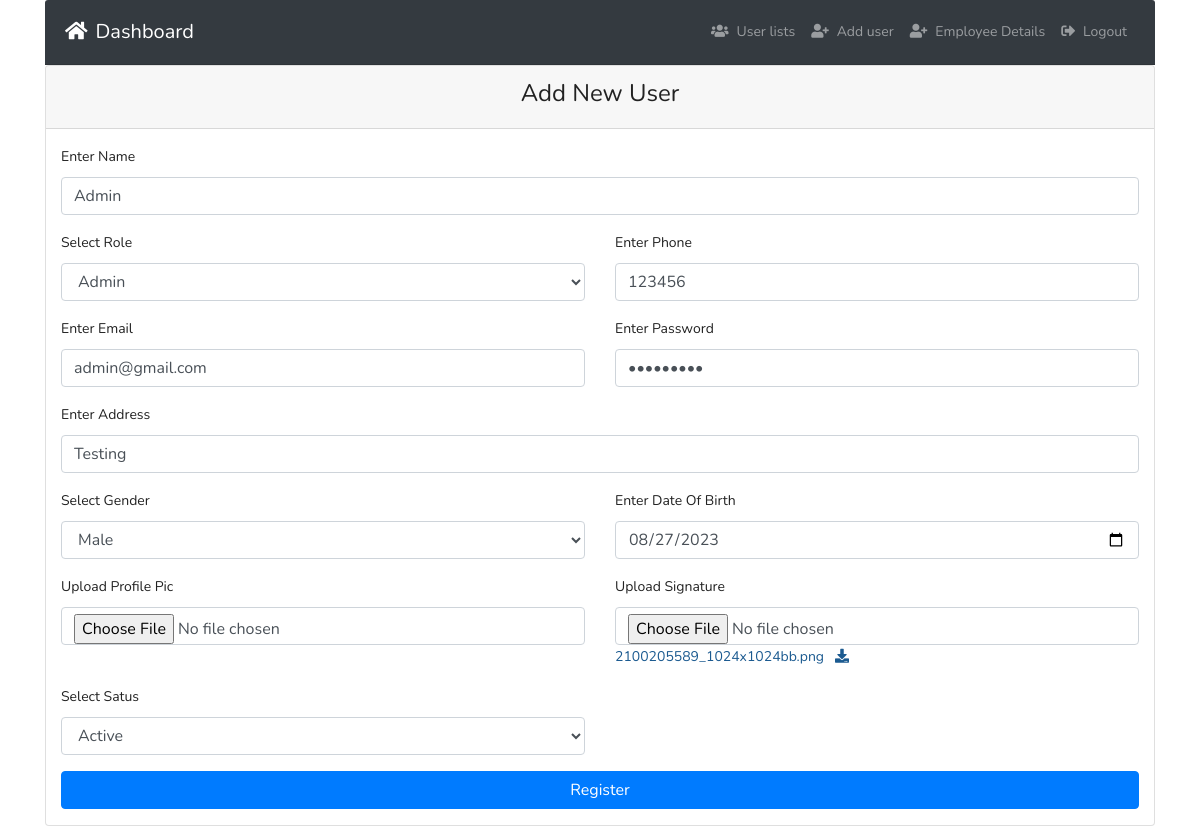
Page /add_user.php?editid=2 on the committed database.
### tables this page shows
CREATE TABLE `user_details` (
  `id` int(11) NOT NULL,
  `name` varchar(255) DEFAULT NULL,
  `role` int(11) DEFAULT 0 COMMENT '1: Super Admin \r\n2: Admin\r\n3: User',
  `mobile` varchar(20) DEFAULT NULL,
  `email` varchar(255) DEFAULT NULL,
  `password` varchar(50) DEFAULT NULL,
  `address` varchar(500) DEFAULT NULL,
  `gender` varchar(10) DEFAULT NULL,
  `dob` datetime DEFAULT NULL,
  `profile_pic` varchar(255) DEFAULT NULL,
  `signature` varchar(255) DEFAULT NULL,
  `status` int(11) DEFAULT 0
);

### includes/connection.php (called while the page is built, shortened)
<?php
function db_connect() {
    static $connection;
	$username	= "root";
	$password	= "";
	$dbname		= "interview_maastrix";
	$host		= "localhost";
    if(!isset($connection)) {
        $connection = mysqli_connect($host,$username,$password,$dbname);
    }
    return $connection;
}
function db_query($query) {
    $connection = db_connect();
    $result = mysqli_query($connection,$query);
    return $result;
}
?>

### add_user.php (the view, shortened to what this page needs)
<?php
include("includes/connection.php");
$eid = $_GET['editid'];
if ($eid != ""){
    $sql = db_query("SELECT * FROM user_details WHERE id='$eid'");
    $edit_res = mysqli_fetch_assoc($sql);
}
?>
<!DOCTYPE html>
<html lang="en" dir="ltr">
    <?php include("includes/header.php"); ?>
    <body>
        <div class="container">
            <?php include("includes/nav.php"); ?>
            <div class="card">
                <div class="card-header">
                    <h3 class='text-center'>Add New User</h3>
                </div>
                <div class="cad-body col-md-12">
                    <form action="" method="post" enctype="multipart/form-data">
                        <div class="row pt-3">
                            <div class="form-group col-md-12">
                                <label> Enter Name </label>
                                <input type="text" class="form-control" name="name" placeholder="Enter Name" value="<?php echo $edit_res['name']?>" required>
                            </div>
                            <div class="form-group col-md-6">
                                <label> Select Role </label>
                                <select class="form-control" name="role" required>
                                    <option value="2" <?php if($edit_res['role'] == 2) { echo "selected"; } ?>>Admin</option>
                                </select>
                            </div>
                            <div class="form-group col-md-6">
                                <label> Enter Phone </label>
                                <input type="text" class="form-control" name="mobile" placeholder="Enter Phone" value="<?php echo $edit_res['mobile']?>" required>
                            </div>
                            <div class="form-group col-md-6">
                                <label> Enter Email </label>
                                <input type="email" class="form-control" name="email" placeholder="Enter Email" value="<?php echo $edit_res['email']?>" required>
                            </div>
                            <div class="form-group col-md-6">
                                <label> Enter Password </label>
                                <input type="password" class="form-control" name="password" placeholder="Enter Password" value="<?php echo $edit_res['password']?>" required>
                            </div>
                            <div class="form-group col-md-12">
                                <label> Enter Address </label>
                                <input type="text" class="form-control" name="address" value="<?php echo $edit_res['address']?>" placeholder="Enter Address">
                            </div>
                            <div class="form-group col-md-6">
                                <label> Select Gender </label>
                                <select class="form-control" name="gender" required>
                                    <option value="Male" <?php if($edit_res['gender'] == "Male") { echo "selected"; } ?>>Male </option>
                                </select>
                            </div>
                            <div class="form-group col-md-6">
                                <label> Enter Date Of Birth </label>
                                <input type="date" class="form-control" name="dob" value="<?php if(isset($edit_res['dob'])) { echo date( 'Y-m-d', strtotime($edit_res['dob'])); }?>" placeholder="Enter Date Of Birth">
                            </div>
                            <div class="form-group col-md-6">
                                <label> Upload Profile Pic </label>
                                <input type="file" class="form-control" name="profile_pic">
                            </div>
                            <div class="form-group col-md-6">
                                <label> Upload Signature</label>
                                <input type="file" class="form-control" name="signature">
                                <?php
								if($edit_res['signature'] != ""){
									echo "<a href=\"download_file.php?file=".$edit_res['signature']."&dwn_type=img\" title=\"Download\" style=\"color: #1b5a90;margin-top: .5rem;\">
									    ".$edit_res['signature']."&nbsp;&nbsp;&nbsp;<i class=\"fa fa-download\"></i>
									</a>";
								}
								?>
                            </div>
                            <div class="form-group col-md-6">
                                <label> Select Satus </label>
                                <select class="form-control" name="status" required>
                                    <option value="1" <?php if(isset($edit_res['status']) && $edit_res['status'] == 1) { echo "selected"; } ?>>Active</option>
                                </select>
                            </div>
                            <div class="form-group col-md-12">
                                <button type="submit" class="btn btn-primary btn-block"> Register </button>
                            </div>
                        </div>
                    </form>
                </div>
            </div>
        </div>
    </body>
</html>

### rows in the picture
user_details: name "Admin", role "Admin", mobile "123456", email "admin@gmail.com", address "Testing", gender "Male", dob "08/27/2023", signature "2100205589_1024x1024bb.png", status "Active"
